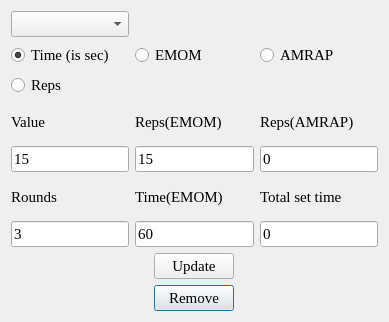
<?xml version="1.0" encoding="UTF-8"?>
<ui version="4.0">
 <class>Dialog</class>
 <widget class="QDialog" name="Dialog">
  <property name="geometry">
   <rect>
    <x>0</x>
    <y>0</y>
    <width>389</width>
    <height>322</height>
   </rect>
  </property>
  <property name="font">
   <font>
    <family>Times New Roman</family>
    <pointsize>11</pointsize>
   </font>
  </property>
  <property name="windowTitle">
   <string>Execise Name:</string>
  </property>
  <layout class="QGridLayout" name="gridLayout">
   <item row="5" column="2">
    <widget class="QLabel" name="label_6">
     <property name="text">
      <string>Total set time</string>
     </property>
    </widget>
   </item>
   <item row="2" column="0">
    <widget class="QRadioButton" name="radioButton_reps">
     <property name="text">
      <string>Reps</string>
     </property>
    </widget>
   </item>
   <item row="3" column="2">
    <widget class="QLabel" name="label_5">
     <property name="text">
      <string>Reps(AMRAP)</string>
     </property>
    </widget>
   </item>
   <item row="1" column="2">
    <widget class="QRadioButton" name="radioButton_amrap">
     <property name="text">
      <string>AMRAP</string>
     </property>
    </widget>
   </item>
   <item row="4" column="1">
    <widget class="QLineEdit" name="lineEdit_reps">
     <property name="text">
      <string>15</string>
     </property>
    </widget>
   </item>
   <item row="6" column="1">
    <widget class="QLineEdit" name="lineEdit_time">
     <property name="text">
      <string>60</string>
     </property>
    </widget>
   </item>
   <item row="8" column="1" alignment="Qt::AlignHCenter">
    <widget class="QPushButton" name="pushButton_remove">
     <property name="sizePolicy">
      <sizepolicy hsizetype="Fixed" vsizetype="Fixed">
       <horstretch>0</horstretch>
       <verstretch>0</verstretch>
      </sizepolicy>
     </property>
     <property name="text">
      <string>Remove</string>
     </property>
    </widget>
   </item>
   <item row="6" column="0">
    <widget class="QLineEdit" name="lineEdit_rounds">
     <property name="text">
      <string>3</string>
     </property>
    </widget>
   </item>
   <item row="3" column="1">
    <widget class="QLabel" name="label_3">
     <property name="text">
      <string>Reps(EMOM)</string>
     </property>
    </widget>
   </item>
   <item row="5" column="0">
    <widget class="QLabel" name="label_2">
     <property name="text">
      <string>Rounds</string>
     </property>
    </widget>
   </item>
   <item row="3" column="0">
    <widget class="QLabel" name="label">
     <property name="text">
      <string>Value</string>
     </property>
    </widget>
   </item>
   <item row="4" column="0">
    <widget class="QLineEdit" name="lineEdit_value">
     <property name="text">
      <string>15</string>
     </property>
    </widget>
   </item>
   <item row="6" column="2">
    <widget class="QLineEdit" name="lineEdit_time_amrap">
     <property name="text">
      <string>0</string>
     </property>
    </widget>
   </item>
   <item row="0" column="0">
    <widget class="QComboBox" name="comboBox"/>
   </item>
   <item row="4" column="2">
    <widget class="QLineEdit" name="lineEdit_reps_amrap">
     <property name="text">
      <string>0</string>
     </property>
    </widget>
   </item>
   <item row="5" column="1">
    <widget class="QLabel" name="label_4">
     <property name="text">
      <string>Time(EMOM)</string>
     </property>
    </widget>
   </item>
   <item row="1" column="1">
    <widget class="QRadioButton" name="radioButton_reps_in_time">
     <property name="text">
      <string>EMOM</string>
     </property>
    </widget>
   </item>
   <item row="1" column="0">
    <widget class="QRadioButton" name="radioButton_time">
     <property name="text">
      <string>Time (is sec)</string>
     </property>
     <property name="checked">
      <bool>true</bool>
     </property>
    </widget>
   </item>
   <item row="7" column="1" alignment="Qt::AlignHCenter">
    <widget class="QPushButton" name="pushButton_update">
     <property name="sizePolicy">
      <sizepolicy hsizetype="Fixed" vsizetype="Fixed">
       <horstretch>0</horstretch>
       <verstretch>0</verstretch>
      </sizepolicy>
     </property>
     <property name="text">
      <string>Update</string>
     </property>
    </widget>
   </item>
  </layout>
 </widget>
 <resources/>
 <connections/>
</ui>
